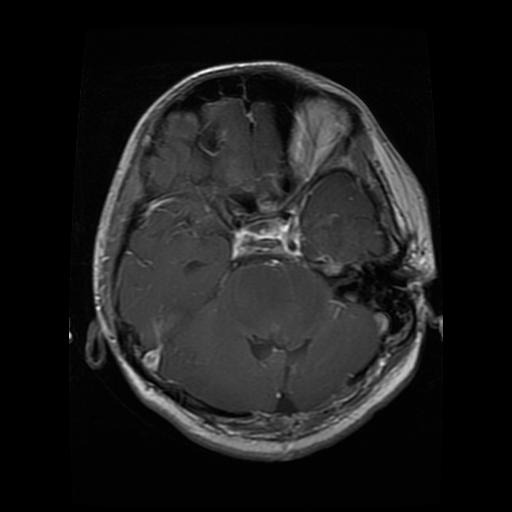
#> input picture test/Te-gl_0010.jpg, 512 x 512 px
$ jupyter execute --allow-errors practice.ipynb
#> lines starting #> are read from the running program, lines starting #| are printed output that depends on the picture
[cell 1]
from PIL import Image, UnidentifiedImageError
import numpy as np
from skimage.measure import shannon_entropy

def process_image(input_path, block_size, output_path):
#> called with input_path = 'test/Te-gl_0010.jpg', block_size = 16, output_path = 'output_image.jpg'
    try:
        # Open the image
        image = Image.open(input_path)
#> image is the input picture: PIL image 512x512 RGB; min 0, max 255, mean 27.9
    except UnidentifiedImageError:
        print(f"Error: Cannot identify image file '{input_path}'.")
        return
    except Exception as e:
        print(f"An error occurred while opening the image: {e}")
        return

    try:
        # Get the width and height of the image
        width, height = image.size
#> width = 512; height = 512

        # Create a new white canvas of the same size as the input image
        white_canvas = Image.new('RGB', (width, height), 'white')
#> white_canvas: PIL image 512x512 RGB; every value is 255

        # Process the image blocks
        for y in range(0, height, block_size):
            for x in range(0, width, block_size):
                # Create the block
                box = (x, y, min(x + block_size, width), min(y + block_size, height))
                block = image.crop(box)

                # Convert the block to a grayscale NumPy array for entropy calculation
                gray_block = np.array(block.convert('L'))

                # Calculate the entropy of the block
                entropy = shannon_entropy(gray_block)

                # If entropy is higher than 3.0, copy the block to the white canvas
                if entropy > 3.0:
                    white_canvas.paste(block, box)
#> block: PIL image 16x16 RGB; every value is 0
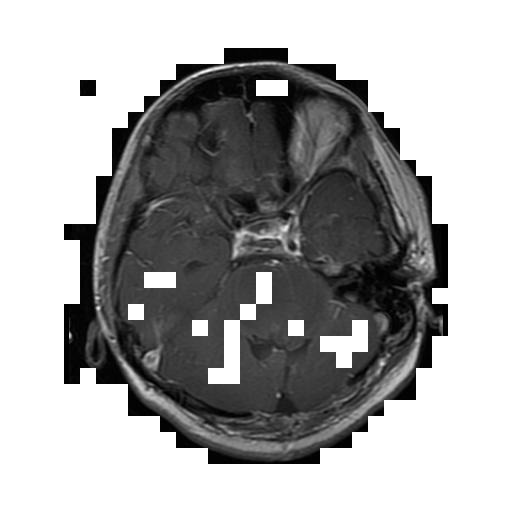
#> white_canvas: PIL image 512x512 RGB; min 0, max 255, mean 168.8

        # Save the white canvas image
        white_canvas.save(output_path)
        print(f"Output image saved to '{output_path}'.")

    except Exception as e:
        print(f"An error occurred during processing: {e}")

# Example usage
input_path = 'test/Te-gl_0010.jpg'
block_size = 16  # You can adjust the block size
output_path = 'output_image.jpg'
process_image(input_path, block_size, output_path)

[cell 2]
import numpy as np
from qiskit_aer.noise import pauli_error, NoiseModel, reset_error
from qiskit import QuantumCircuit, transpile
from qiskit import *
from qiskit_aer import Aer

# Step 4: Create a quantum circuit
#> (the rest of this cell did not finish here and is left out)

[cell 3]
import numpy as np

# Provided list of integers (S-box)
#> (the rest of this cell did not finish here and is left out)

[cell 4]
from Crypto.Cipher import AES
from Crypto.Util.Padding import pad, unpad

# Provided list of integers (Custom S-box)
custom_s_box = [194, 140, 158, 204, 202, 195, 162, 176, 121, 166, 55, 157, 45, 75, 61, 98, 92, 122, 215, 207, 102, 249, 134, 83, 168, 11, 42, 220, 41, 208, 169, 1, 67, 25, 127, 28, 184, 88, 190, 46, 197, 111, 0, 186, 156, 53, 173, 231, 223, 35, 33, 234, 109, 8, 101, 113, 97, 117, 91, 240, 54, 217, 68, 86, 206, 135, 52, 87, 95, 183, 103, 200, 205, 224, 112, 228, 115, 236, 12, 119, 255, 74, 182, 43, 253, 56, 34, 19, 118, 4, 39, 6, 36, 149, 171, 167, 84, 71, 243, 237, 132, 172, 2, 170, 116, 72, 108, 216, 93, 22, 23, 58, 254, 30, 179, 40, 241, 187, 155, 247, 78, 50, 177, 120, 24, 165, 178, 59, 20, 198, 16, 104, 244, 196, 191, 232, 13, 203, 214, 85, 81, 79, 174, 235, 238, 142, 139, 15, 160, 38, 213, 31, 90, 70, 21, 199, 138, 133, 129, 222, 209, 32, 7, 250, 161, 189, 246, 77, 73, 47, 146, 185, 230, 153, 137, 107, 233, 143, 5, 218, 100, 89, 201, 248, 159, 180, 136, 64, 29, 144, 239, 163, 251, 62, 94, 110, 152, 150, 226, 245, 148, 221, 18, 76, 123, 17, 125, 96, 9, 126, 63, 105, 225, 37, 69, 57, 114, 229, 27, 51, 44, 193, 82, 80, 154, 188, 124, 66, 164, 227, 147, 181, 3, 151, 192, 211, 219, 48, 145, 175, 252, 242, 99, 106, 60, 141, 212, 131, 65, 130, 26, 49, 210, 14, 128, 10]

# Generate the inverse S-box
inverse_s_box = [0] * 256
for i in range(256):
    inverse_s_box[custom_s_box[i]] = i

# Custom AES class with custom S-box
class CustomAES:
    def __init__(self, key):
        self.key = key
        self.cipher = AES.new(self.key, AES.MODE_ECB)

    def _sub_bytes(self, state, sbox):
        return bytes([sbox[b] for b in state])

    # [20 lines left out: functions encrypt, decrypt, not called in this run]

# Example usage
key = b'This is a key123'  # 16 bytes key
#> (the rest of this cell did not finish here and is left out)


$ run again, with test/Te-gl_0011.jpg copied over test/Te-gl_0010.jpg
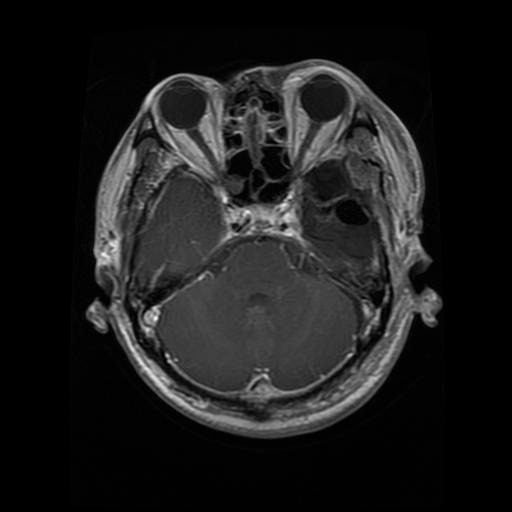
#> input picture test/Te-gl_0011.jpg, 512 x 512 px
#> in process_image, image is the input picture: PIL image 512x512 RGB; min 0, max 250, mean 28.2
#> after the loop in process_image, `for y in range(0, height, block_size):`:
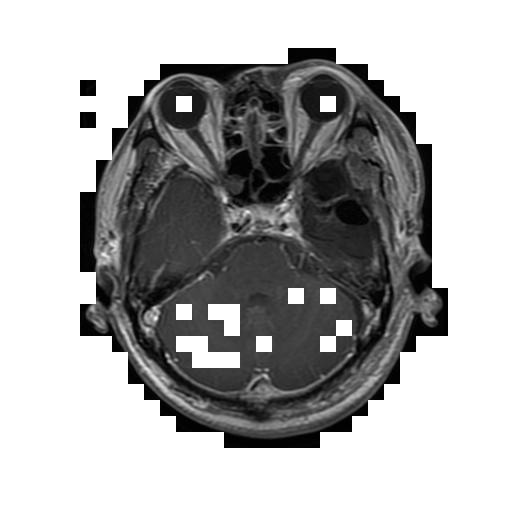
#> white_canvas: PIL image 512x512 RGB; min 0, max 255, mean 174.7

$ run again, with test/Te-gl_0013.jpg copied over test/Te-gl_0010.jpg
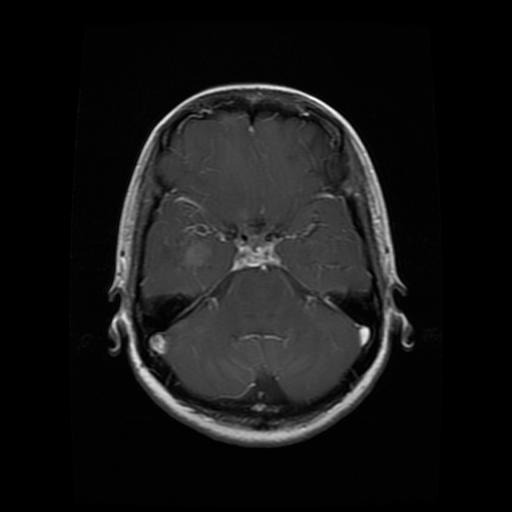
#> input picture test/Te-gl_0013.jpg, 512 x 512 px
#> in process_image, image is the input picture: PIL image 512x512 RGB; min 0, max 255, mean 22.1
#> after the loop in process_image, `for y in range(0, height, block_size):`:
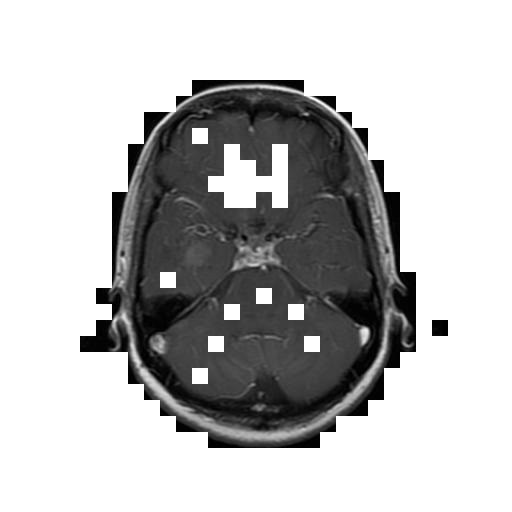
#> white_canvas: PIL image 512x512 RGB; min 0, max 255, mean 190.8
